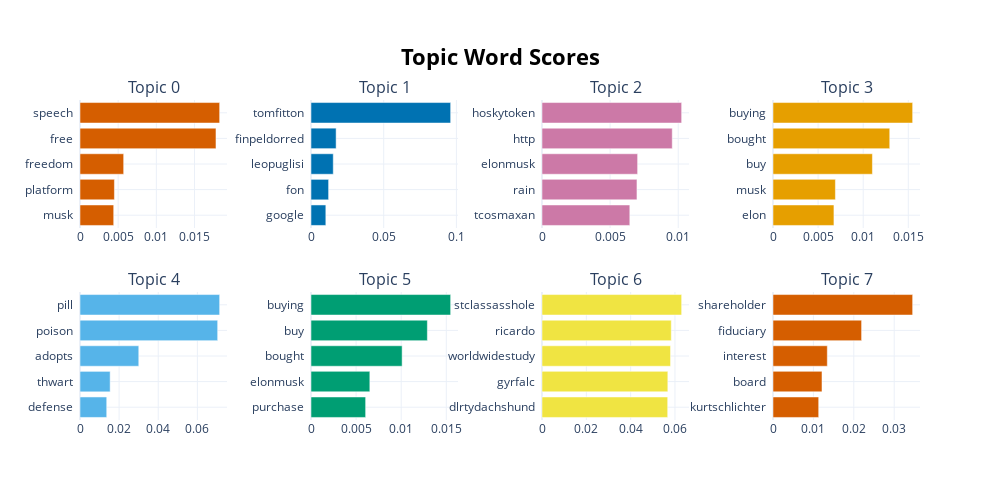

Here is the notebook cell this chart was saved with:
### Code cell
model.visualize_barchart()

### Figure 1 — Plotly figure (JSON) as saved in the notebook; plotly's stock layout.template omitted (floating-point values rounded to 4 significant figures)
{"data": [{"marker": {"color": "#D55E00"}, "orientation": "h", "type": "bar", "x": [0.004415, 0.004509, 0.005721, 0.01781, 0.0183], "xaxis": "x", "y": ["musk  ", "platform  ", "freedom  ", "free  ", "speech  "], "yaxis": "y"}, {"marker": {"color": "#0072B2"}, "orientation": "h", "type": "bar", "x": [0.0102, 0.01211, 0.01531, 0.01727, 0.09604], "xaxis": "x2", "y": ["google  ", "fon  ", "leopuglisi  ", "finpeldorred  ", "tomfitton  "], "yaxis": "y2"}, {"marker": {"color": "#CC79A7"}, "orientation": "h", "type": "bar", "x": [0.006446, 0.006971, 0.007019, 0.009561, 0.01025], "xaxis": "x3", "y": ["tcosmaxan  ", "rain  ", "elonmusk  ", "http  ", "hoskytoken  "], "yaxis": "y3"}, {"marker": {"color": "#E69F00"}, "orientation": "h", "type": "bar", "x": [0.006756, 0.006919, 0.01102, 0.01294, 0.01548], "xaxis": "x4", "y": ["elon  ", "musk  ", "buy  ", "bought  ", "buying  "], "yaxis": "y4"}, {"marker": {"color": "#56B4E9"}, "orientation": "h", "type": "bar", "x": [0.01366, 0.01541, 0.03005, 0.07039, 0.0714], "xaxis": "x5", "y": ["defense  ", "thwart  ", "adopts  ", "poison  ", "pill  "], "yaxis": "y5"}, {"marker": {"color": "#009E73"}, "orientation": "h", "type": "bar", "x": [0.006058, 0.006522, 0.0101, 0.0129, 0.01548], "xaxis": "x6", "y": ["purchase  ", "elonmusk  ", "bought  ", "buy  ", "buying  "], "yaxis": "y6"}, {"marker": {"color": "#F0E442"}, "orientation": "h", "type": "bar", "x": [0.05672, 0.05678, 0.05801, 0.05832, 0.06301], "xaxis": "x7", "y": ["dlrtydachshund  ", "gyrfalc  ", "worldwidestudy  ", "ricardo  ", "stclassasshole  "], "yaxis": "y7"}, {"marker": {"color": "#D55E00"}, "orientation": "h", "type": "bar", "x": [0.01131, 0.01213, 0.01344, 0.02193, 0.03457], "xaxis": "x8", "y": ["kurtschlichter  ", "board  ", "interest  ", "fiduciary  ", "shareholder  "], "yaxis": "y8"}], "layout": {"annotations": [{"font": {"size": 16}, "showarrow": false, "text": "Topic 0", "x": 0.0875, "xanchor": "center", "xref": "paper", "y": 1, "yanchor": "bottom", "yref": "paper"}, {"font": {"size": 16}, "showarrow": false, "text": "Topic 1", "x": 0.3625, "xanchor": "center", "xref": "paper", "y": 1, "yanchor": "bottom", "yref": "paper"}, {"font": {"size": 16}, "showarrow": false, "text": "Topic 2", "x": 0.6375, "xanchor": "center", "xref": "paper", "y": 1, "yanchor": "bottom", "yref": "paper"}, {"font": {"size": 16}, "showarrow": false, "text": "Topic 3", "x": 0.9125, "xanchor": "center", "xref": "paper", "y": 1, "yanchor": "bottom", "yref": "paper"}, {"font": {"size": 16}, "showarrow": false, "text": "Topic 4", "x": 0.0875, "xanchor": "center", "xref": "paper", "y": 0.4, "yanchor": "bottom", "yref": "paper"}, {"font": {"size": 16}, "showarrow": false, "text": "Topic 5", "x": 0.3625, "xanchor": "center", "xref": "paper", "y": 0.4, "yanchor": "bottom", "yref": "paper"}, {"font": {"size": 16}, "showarrow": false, "text": "Topic 6", "x": 0.6375, "xanchor": "center", "xref": "paper", "y": 0.4, "yanchor": "bottom", "yref": "paper"}, {"font": {"size": 16}, "showarrow": false, "text": "Topic 7", "x": 0.9125, "xanchor": "center", "xref": "paper", "y": 0.4, "yanchor": "bottom", "yref": "paper"}], "height": 500, "hoverlabel": {"bgcolor": "white", "font": {"family": "Rockwell", "size": 16}}, "showlegend": false, "title": {"font": {"color": "Black", "size": 22}, "text": "<b>Topic Word Scores", "x": 0.5, "xanchor": "center", "yanchor": "top"}, "width": 1000, "xaxis": {"anchor": "y", "domain": [0, 0.175], "showgrid": true}, "xaxis2": {"anchor": "y2", "domain": [0.275, 0.45], "showgrid": true}, "xaxis3": {"anchor": "y3", "domain": [0.55, 0.725], "showgrid": true}, "xaxis4": {"anchor": "y4", "domain": [0.825, 1], "showgrid": true}, "xaxis5": {"anchor": "y5", "domain": [0, 0.175], "showgrid": true}, "xaxis6": {"anchor": "y6", "domain": [0.275, 0.45], "showgrid": true}, "xaxis7": {"anchor": "y7", "domain": [0.55, 0.725], "showgrid": true}, "xaxis8": {"anchor": "y8", "domain": [0.825, 1], "showgrid": true}, "yaxis": {"anchor": "x", "domain": [0.6, 1], "showgrid": true}, "yaxis2": {"anchor": "x2", "domain": [0.6, 1], "showgrid": true}, "yaxis3": {"anchor": "x3", "domain": [0.6, 1], "showgrid": true}, "yaxis4": {"anchor": "x4", "domain": [0.6, 1], "showgrid": true}, "yaxis5": {"anchor": "x5", "domain": [0, 0.4], "showgrid": true}, "yaxis6": {"anchor": "x6", "domain": [0, 0.4], "showgrid": true}, "yaxis7": {"anchor": "x7", "domain": [0, 0.4], "showgrid": true}, "yaxis8": {"anchor": "x8", "domain": [0, 0.4], "showgrid": true}}}
